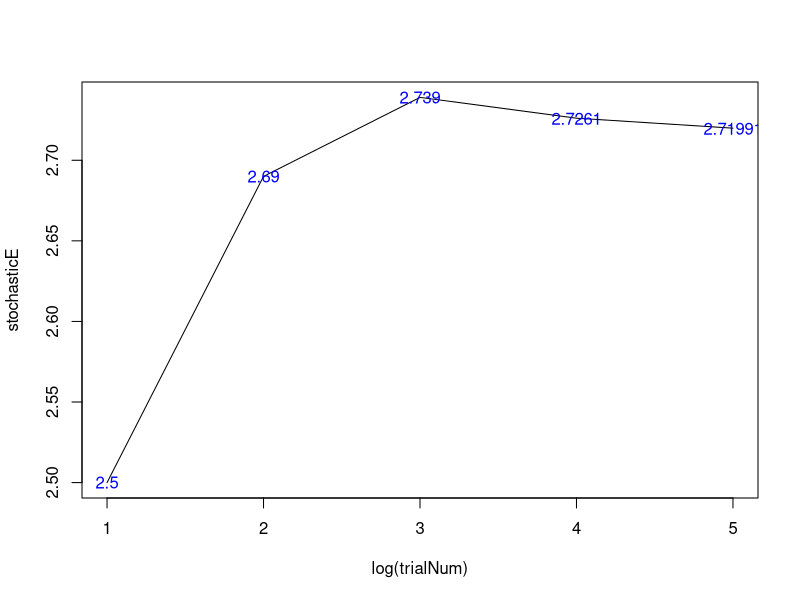

Generate this figure with R:
# e using simulations
# e is the smallest number n such that the sum of first n numbers drawn from a 
# the uniform distribution is greater than 1

# Perform the trials 10, 100, ..., 10^logRange times each 
logRange <- 5
stochasticE <- c()

for (powerNum in 1:logRange){

  trialNum <- 10^powerNum
  valuesOfE <- c()
  
  for (i in 1:trialNum){
  
  sumOfNums <- 0
  runNum <- 0
  
    while (sumOfNums <= 1){
      
      sumOfNums = sumOfNums + runif(1)
      runNum <- runNum + 1
      
    }
  
    valuesOfE <- append(valuesOfE, runNum)
  
  }
  
  # Take the mean as the value of e 
  stochasticE <- append(stochasticE, mean(valuesOfE))
}

plot(1:logRange, stochasticE, type = 'l', xlab = 'log(trialNum)')
text(1:logRange, stochasticE, stochasticE, col = 'blue')
